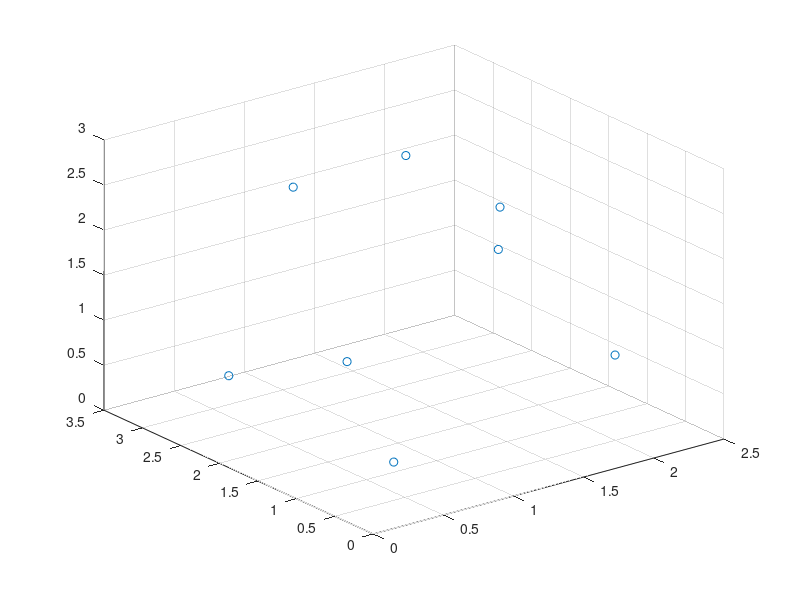

Source code (MATLAB):
clear
clc
close all

% constant. Length : nm
MIN_DIS = 1;
MAX_DIS = 2;
NUMBER_BIS = 8;
BOX_SIZE =4;
LENGTH_STRUCTURE = 0.154/(0.25*sqrt(3));


% Build diamond structure
% FCC A
load('A.mat')
A =[A;A+repmat([0 0 1],size(A,1),1)];
A =[A;A+repmat([0 1 0],size(A,1),1)];
A =[A;A+repmat([1 0 0],size(A,1),1)];
A = unique(A,'rows');
A =[A;A+repmat([0 0 2],size(A,1),1)];
A =[A;A+repmat([0 2 0],size(A,1),1)];
A =[A;A+repmat([2 0 0],size(A,1),1)];
A = unique(A,'rows');
A =[A;A+repmat([0 0 4],size(A,1),1)];
A =[A;A+repmat([0 4 0],size(A,1),1)];
A =[A;A+repmat([4 0 0],size(A,1),1)];
A = unique(A,'rows');
A =[A;A+repmat([0 0 8],size(A,1),1)];
A =[A;A+repmat([0 8 0],size(A,1),1)];
A =[A;A+repmat([8 0 0],size(A,1),1)];
A = unique(A,'rows');
% FCC B
B= A+0.25;
for i =size(B,1):-1:1
    if max(B(i,:))>16
        B(i,:)=[];
    end
end
%AB =[A;B];
%AB =AB+repmat([-8 -8 -8],size(AB,1),1);
B = B+repmat([-8 -8 -8],size(B,1),1);
B = B*LENGTH_STRUCTURE;

% atoms between MIN and MAX in FCC_B since we choose [0 0 0] as reference point which is in FCC_A
avi = find(sqrt(sum(B.*B,2))>MIN_DIS &sqrt(sum(B.*B,2))<MAX_DIS);

% initial atom at the center of the box
atom = ones(1,3)*BOX_SIZE/2;
assign_atom = 1;
while assign_atom < NUMBER_BIS
    newatom = B(avi(randi(length(avi))),:)+atom(assign_atom,:);

        % new atom must be in the box
    if length(find(newatom<0)) ~= 0 || length(find(newatom>BOX_SIZE)) ~=0
        continue;
    end
    
    dist = atom - repmat(newatom,size(atom,1),1);
    % new atom should not be too close to previous atoms and their mirrors
    if length(find(sqrt(sum(dist.*dist,2))<MIN_DIS)) ~=0 || length(find(sqrt(sum(dist.*dist,2))>BOX_SIZE-MIN_DIS)) ~=0
        continue;
    end

    assign_atom = assign_atom+1;
    atom(assign_atom,:) = newatom;
end
scatter3(atom(:,1),atom(:,2),atom(:,3))

%[x,y,z] = sphere;
% for l = 1:length(atom)
%     surf(x/2*(MIN_DIS/LENGTH_STRUCTURE)+atom(l,1),y/2*(MIN_DIS/LENGTH_STRUCTURE)+atom(l,2),z/2*(MIN_DIS/LENGTH_STRUCTURE)+atom(l,3));
%     hold on
% end
